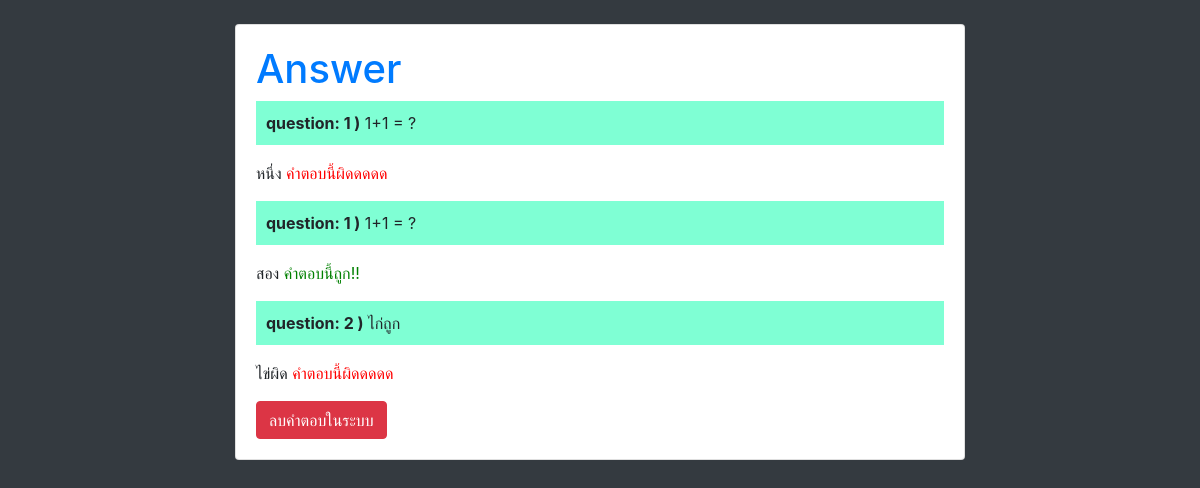
Page /answer/ on the committed database.
### question/models.py (models this page shows, shortened)
class Answer(models.Model):
    question = models.ForeignKey(Question, on_delete=models.CASCADE)
    selected = models.ForeignKey(Choice, on_delete=models.CASCADE, default=None)

class Question(models.Model):
    question = models.CharField(max_length=200)

class Choice(models.Model):
    question = models.ForeignKey(Question, on_delete=models.CASCADE, null=True)
    title = models.CharField(max_length=200)
    isCorrect = models.BooleanField(default=False)
    def __str__(self):
        return self.title
    class Meta:
        unique_together = ('question', 'title')

### question/views.py (the view)
# urls.py: path('answer/', questionView.answer),
def answer(request):
    answers = list(Answer.objects.all())
    return render(request, 'answer.html', { 'answers': answers })

### question/templates/answer.html (shortened to what this page needs)
<!DOCTYPE html>
<html lang="en">
<head>
    <link rel="stylesheet" href="//maxcdn.bootstrapcdn.com/bootstrap/4.1.0/css/bootstrap.min.css">
</head>
<body class="bg-dark">
    <div class="container">
        <div class="row justify-content-center">
            <div class="col-md-8">
                <div class="card mt-4">
                    <div class="card-body">
                        <h1 class="text-primary">Answer</h1>
                        <div>
                            {% for answered in answers %}
                            <div>
                                <p class="question">
                                <strong>question: {{ answered.question.pk }} )</strong>
                                {{ answered.question.question }}
                                </p>
                                <p class="answer ">
                                {{ answered.selected }}
                                {% if answered.selected.isCorrect %}
                                    <span class="correct">คำตอบนี้ถูก!!</span>
                                {% else %}
                                    <span class="wrong">คำตอบนี้ผิดดดดด</span>
                                {% endif %}
                                </p>
                            </div>
                            {% endfor %}
                        </div>
                        <a class="btn btn-danger" href="/answer/reset">ลบคำตอบในระบบ</a>
                    </div>
                </div>
            </div>
        </div>
    </div>
</body>
</html>

### question/templates/answer.html (style rules this page uses)
.question { background: aquamarine; padding: 10px; }
.correct { color: green; }
.wrong { color: red; }

### rows in the picture
Answer: question.pk "1", question.question "1+1 = ?", selected "หนึ่ง", shows "คำตอบนี้ผิดดดดด"
Answer: question.pk "1", question.question "1+1 = ?", selected "สอง", shows "คำตอบนี้ถูก!!"
Answer: question.pk "2", question.question "ไก่ถูก", selected "ไข่ผิด", shows "คำตอบนี้ผิดดดดด"
